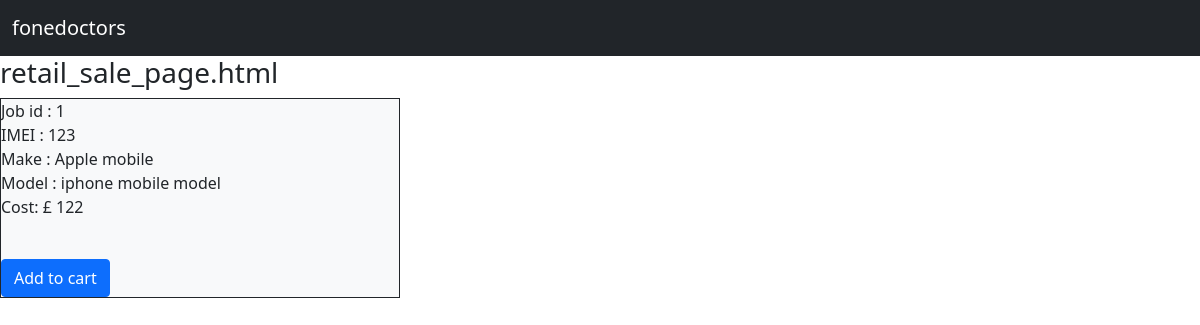
Page /retail_sale_page/1 on the committed database.
### Jobs/models.py (models this page shows, shortened)
class Jobs(models.Model):
    customer = models.ForeignKey(Customer,on_delete = models.CASCADE, related_name = 'job_customer')
    device =  models.ForeignKey(Devices,on_delete = models.CASCADE, related_name = 'job_device', null = True, blank=True)
    make = models.ForeignKey(Make,on_delete = models.CASCADE, related_name = 'job_make', null=True, blank=True)
    model = models.ForeignKey(Model,on_delete = models.CASCADE, related_name = 'job_model', null=True, blank=True)
    fault =  models.ForeignKey(Fault,on_delete = models.CASCADE, related_name = 'job_faults', null=True, blank=True)
    description = models.TextField(null=True, blank=True)
    imei = models.CharField(max_length=250, null=True, blank=True)
    accessories = models.ForeignKey(Accessories,on_delete = models.CASCADE, related_name = 'job_acessories', null=True, blank=True)
    sale_item = models.ForeignKey(Sale_item,on_delete = models.CASCADE, related_name = 'sale_acessories', null=True, blank=True)
    passcode = models.CharField(max_length=250, null=True, blank=True)
    network = models.ForeignKey(Network,on_delete = models.CASCADE, related_name = 'job_network', null=True, blank=True)
    cost = models.IntegerField(null=True, blank=True)
    job_status = models.ForeignKey(Job_status,on_delete = models.CASCADE, related_name = 'job_job_status', null=True, blank=True)
    collection_time = models.DateTimeField(null=True, blank=True)
    payment_status = models.CharField(choices= PAYMENT_STATUS, max_length=250, null=True, blank=True)
    created_date = models.DateTimeField(null=True, blank=True)
    created_by = models.ForeignKey(User, on_delete = models.CASCADE, null=True, blank=True)
    completed = models.BooleanField(default=False)

class Make(models.Model):
    device = models.ForeignKey(Devices,on_delete=models.CASCADE, related_name='make_device')
    make = models.CharField(max_length=250)
    def __str__(self):
        return self.make

class Model(models.Model):
    make = models.ForeignKey(Make,on_delete=models.CASCADE)
    model = models.CharField(max_length=250)
    def __str__(self):
        return self.model

### Retail/views.py (the view)
# urls.py: path('retail_sale_page/<str:id>', views.retail_sale_page, name='retail_sale_page'),
def retail_sale_page(request,id):
    j_deliver = Jobs.objects.get(id=id)
    if request.method == 'POST':
        cost_name = request.POST.get("cost_name")
        data = Customer_cart(c_cart=j_deliver, deliver_cost=cost_name, sale_person=request.user, date=datetime.datetime.now())
        data.save()
        customer_cart = Customer_cart.objects.filter(id=data.id).first()
        return redirect('customer_cart',customer_cart.id)
    context = {'j_deliver_context':j_deliver}
    return render(request,'retail_sale_page.html',context)

### templates/retail_sale_page.html (shortened to what this page needs)
{% extends 'base.html' %}
{% block content %}
<h3>retail_sale_page.html</h3>
    <div class="col border border-dark bg-light col-md-4 col-mb-4 ">
        Job id : {{j_deliver_context.id}} <br>
        IMEI : {{j_deliver_context.imei}} <br>
        Make : {{j_deliver_context.make}} <br>
        Model : {{j_deliver_context.model}} <br>
       <p name="Cost_name" id="cost_id"> Cost: £ {{j_deliver_context.cost}} <br><br></p>
       <form method="POST" action="#">
       <button id="mybtn" class="btn btn-primary" > Add to cart</button>
       </form>
    </div>
<br>
      <br>
{% endblock %}

### rows in the picture
Jobs: id "1", imei "123", make "Apple mobile", model "iphone mobile model", cost "122"
